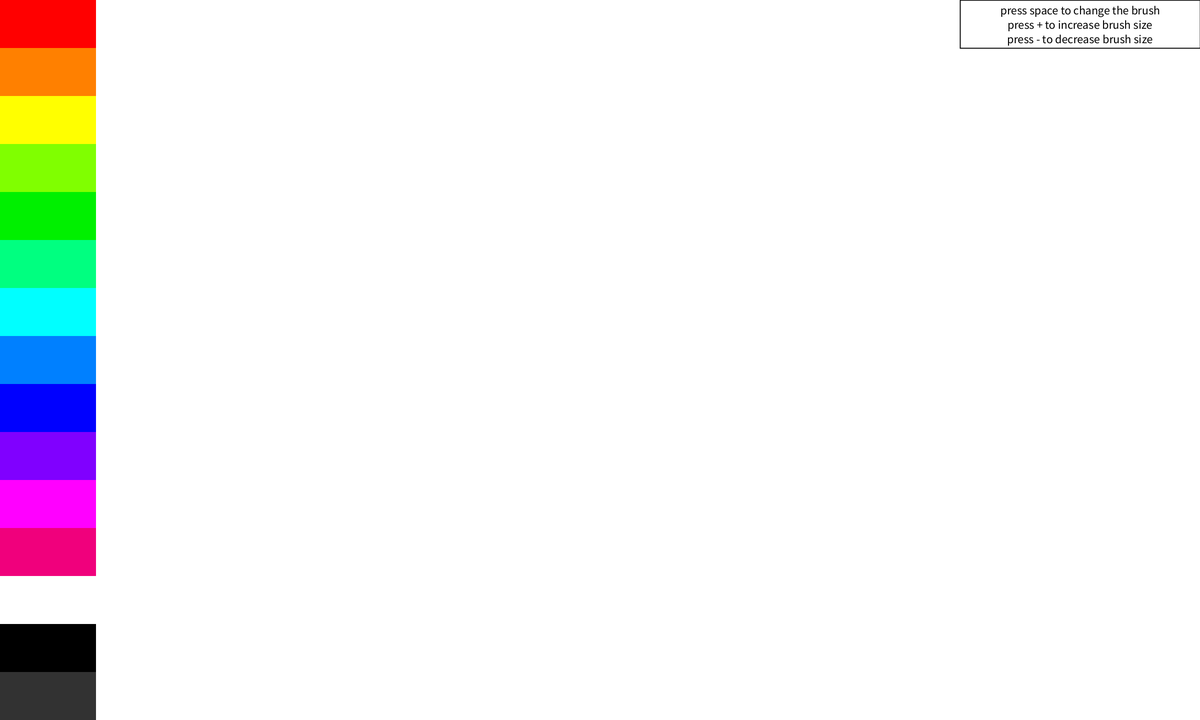
Frame 1 (no input)
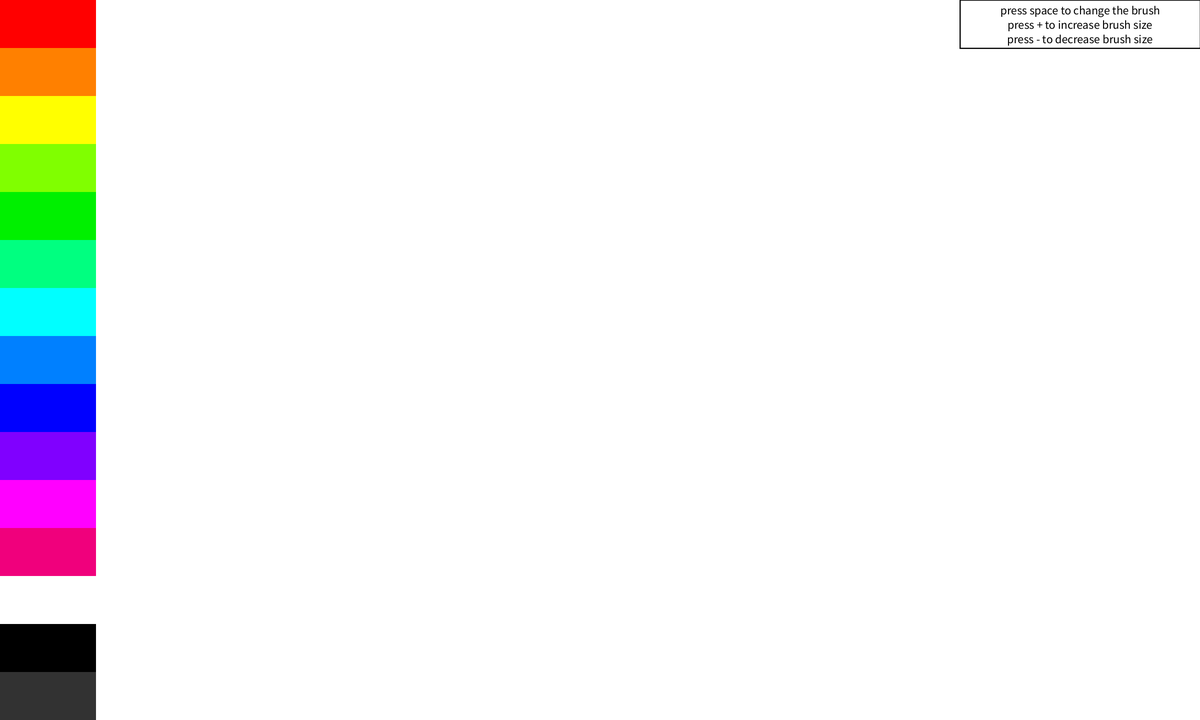
Frame 60 (the mouse pressed at the canvas centre just before this capture)
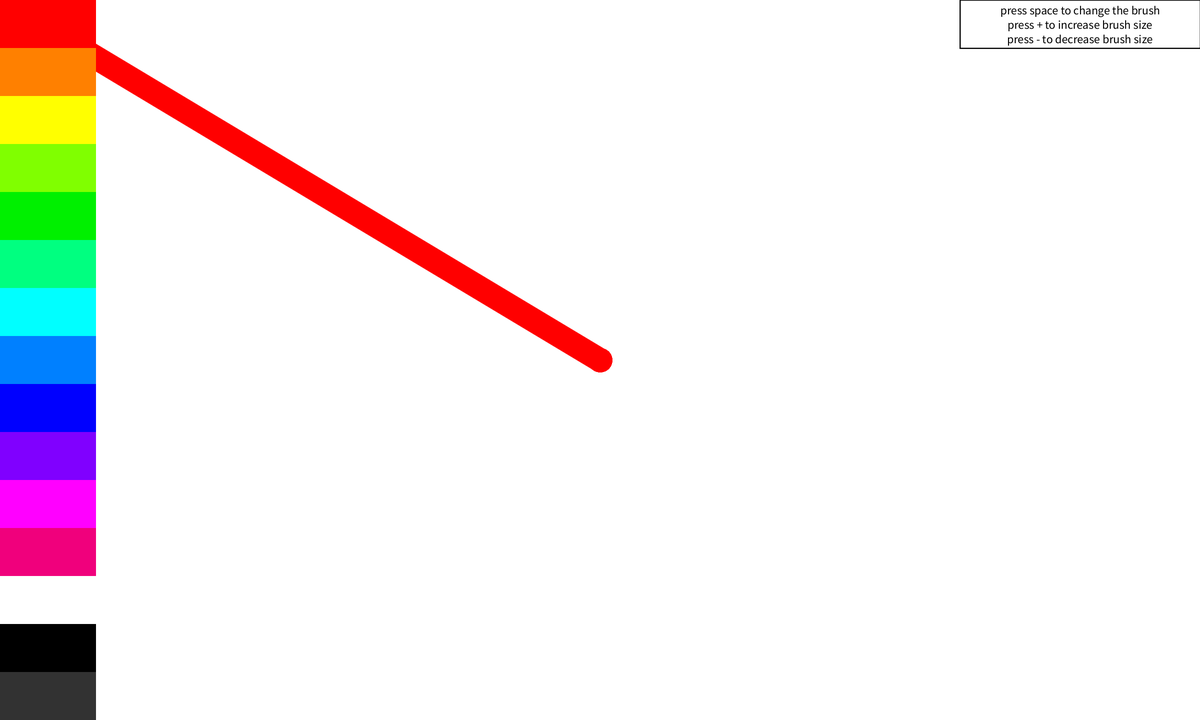
Frame 120 (the mouse held since frame 60 and released just before this capture)

The Processing sketch that drew these frames (run headless with seeded random() and noise(); from frame 60 on, the mouse is pressed at the canvas centre):

// Processing sketch: drawingapp
// ── drawingapp.pde
/* Drawing App
*Clarissa Heart
*Art and Technology*/

String typing = "";
String saved = "";
PFont f;
float menuW = 200;
float menuH = 100;


public void setup(){
  size(2500,1500);
  background(255);
  textSize(80);
  textAlign(CENTER);

}

int size = 50;
int brush = 0; //0=line, 1=fan
int col = 0;

public void keyPressed(){

  if( key == 'e' ){
    noStroke();
    fill(255);
    rect(201,0,width-200,height);
    stroke(0);
  }
  if( key == 't' ){ //prints random characters
    stroke(0);
    int i = PApplet.parseInt(random(9));
    text(words(i), random(2250)+250,random(1500));
  }
  if( key == '+' ){ //size goes up
    size+= size/4;
  }
  if( key == '-' ){ // size goes down
    size -= size/4;
    if( size <= 0 ) size=1;
  }
  if( key == ' ' ){
    brush++;
    brush = brush%6;
  }
}

void drawMenu(){
  noStroke();
  //menu rectangle
  fill(50);
  rect(0,0,menuW,height);
  
  //red menu button
  fill(255,0,0);
  rect(0,0,menuW,menuH); //bounded x 0-200, y 0-200
  
  //orange menu button
  fill(255,128,0);
  rect(0,menuH,menuW,menuH);
  
  //yellow menu button
  fill(255,255,0);
  rect(0,menuH*2,menuW,menuH); //bounded x 50-150, 250-350


  //light green menu button
  fill(128,255,0);
  rect(0,menuH*3,menuW,menuH);
  
  //green menu button
  fill(0,240,0);
  rect(0,menuH*4,menuW,menuH);

  //blue-green menu button
  fill(0,255,128);
  rect(0,menuH*5,menuW,menuH);
  
  //light blue menu button
  fill(0,255,255);
  rect(0,menuH*6,menuW,menuH);
  
  //med blue menu button
  fill(0,128,255);
  rect(0,menuH*7,menuW,menuH);
  
 //blue menu button
  fill(0,0,255);
  rect(0,menuH*8,menuW,menuH);
  
  //purple menu button
  fill(128,0,255);
  rect(0,menuH*9,menuW,menuH);
  
  //pink menu button
  fill(255,0,255);
  rect(0,menuH*10,menuW,menuH);
 
  //magenta menu button
  fill(240,0,124);
  rect(0,menuH*11,menuW,menuH);
  
 //white menu button
  fill(255,255,255);
  rect(0, menuH*12, menuW, menuH);
  
  //black menu button
  fill(0);
  rect(0,menuH*13,menuW,menuH);

  //instructions
  stroke(0);
  strokeWeight(2);
  fill(255);
  rect(width-500,0,500,100);
  fill(0);
  textSize(25);
  text("press space to change the brush", width-250,30);
  text("press + to increase brush size", width -250, 60);
  text("press - to decrease brush size", width-250,90);

}

//random characters to print to t
public String words(int num){
  if( num == 0 ) return "~";
  if( num == 1 ) return "!";
  if( num == 2 ) return "@";
  if( num == 3 ) return "#";
  if( num == 4 ) return "$";
  if( num == 5 ) return "%";
  if( num == 6 ) return "^";
  if( num == 7 ) return "&";
  if( num == 8 ) return "*";
  else return "";
}


public void mouseClicked(){
  if( mouseX <= 150 ){
    if( mouseX >= 50){
      if( mouseY <= menuH*1){ //RED
        if( mouseY >= menuH*0){
          col=0;
        }
      }
      if( mouseY <= menuH*2 ){
        if( mouseY >= menuH*1 ){
          col=1;
        }
      }
      if( mouseY <= menuH*3 ){
        if( mouseY >= menuH*2 ){
          col=2;
        }
      }
      if( mouseY <= menuH*4 ){
        if( mouseY >= menuH*3 ){
          col=3;
        }
      }
      if( mouseY <= menuH*5 ){
        if( mouseY >= menuH*4 ){
          col=4;
        }
      }
      if( mouseY <= menuH*6 ){
        if( mouseY >= menuH*5 ){
          col=5;
        }
      }
      if( mouseY <= menuH*7 ){
        if( mouseY >= menuH*6 ){
          col=6;
        }
      }
      if( mouseY <= menuH*8 ){
        if( mouseY >= menuH*7 ){
          col=7;
        }
      }
      if( mouseY <= menuH*9 ){
        if( mouseY >= menuH*8 ){
          col=8;
        }
      }
      if( mouseY <= menuH*10 ){
        if( mouseY >= menuH*9 ){
          col=9;
        }
      }
      if( mouseY <= menuH*11 ){
        if( mouseY >= menuH*10 ){
          col=10;
        }
      }
      if( mouseY <= menuH*12 ){
        if( mouseY >= menuH*11 ){
          col=11;
        }
      }
      if( mouseY <= menuH*13 ){
        if( mouseY >= menuH*12 ){
          col=12;
        }
      }
      if( mouseY <= menuH*14 ){
        if( mouseY >= menuH*13 ){
          col=13;
        }
      }
      if( mouseY <= height ){
        if( mouseY >= menuH*14 ){
          col=14;
        }
      }
    }
  }
}

public void setColor(){
  if( col == 0 ){
    stroke(255,0,0);
    fill(255,0,0);
  }
  if( col == 1 ){
    stroke(255,128,0);
    fill(255,128,0);
  }
  if( col == 2 ){
    stroke(255,255,0);
          fill(255,255,0);
  }
  if( col == 3 ){
    stroke(128,255,0);
          fill(128,255,0);
  }
  if( col == 4 ){
    stroke(0,240,0);
          fill(0,240,0);
  }
  if( col == 5 ){
    fill(0,255,128);
          stroke(0,255,128);
  }
  if( col == 6 ){
    fill(0,255,255);
          stroke(0,255,255);
  }
  if( col == 7 ){
    fill(0,128,255);
          stroke(0,128,255);
  }
  if( col == 8 ){
    fill(0,0,255);
          stroke(0,0,255);
  }
  if( col == 9 ){
    stroke(128,0,255);
          fill(128,0,255);
  }
  if( col == 10 ){
    stroke(255,0,255);
          fill(255,0,255);
  }
  if( col == 11 ){
    stroke(240,0,124);
          fill(240,0,124);
  }
  if( col == 12 ){
    stroke(255,255,255);
          fill(255,255,255);
  }
  if( col == 13 ){
    stroke(0);
    fill(0);
  }
  if( col == 14 ){
    stroke(50);
    fill(50);
  }
    
    
  
}


public void draw(){

  drawMenu();
  setColor();
  
    strokeWeight(size);
  if( mousePressed ){
    if( brush == 0 ){
      line(mouseX,mouseY, pmouseX, pmouseY);
    }
    else if( brush == 1 ){ //sprinkles
      strokeWeight(5);
      line(mouseX-random(50), mouseY-random(50), pmouseX-random(50), pmouseY-random(50));
    }
    else if(brush == 2 ){ //eyes
      size = 100;
      strokeWeight(size);
      fill(0);
      ellipse(mouseX, mouseY, random(size/4), random(size/4));
    }
    else if(brush == 3 ){ //scribble brush
      for( int i=0; i<10; i++ ){
        ellipse(mouseX+random(size),mouseY+random(size),2,2);
      }
    }
    else if(brush == 4 ){ //spray paint 
      strokeWeight(3);
      size = 100;
      for( int i=0; i<size/4; i++ ){
        point(mouseX+random(size/2),mouseY+random(size/2));
      }
    }
    else if( brush == 5 ){ //pixelated?
    noStroke();
    size = 40;
    int X = int(map(mouseX,0,width,0,width/size));
    int Y = int(map(mouseY,0,height,0,height/size));
    rect(X*size,Y*size,size,size);
    }
   
  }
}
